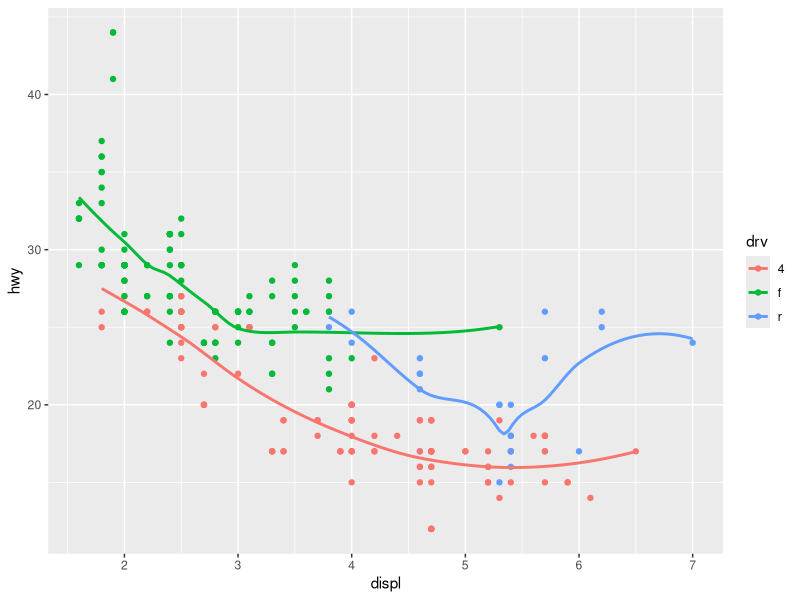
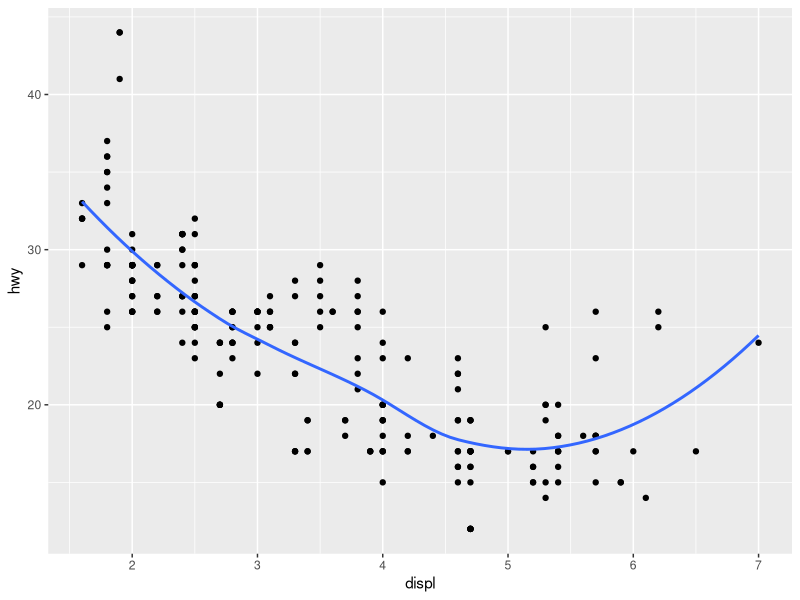
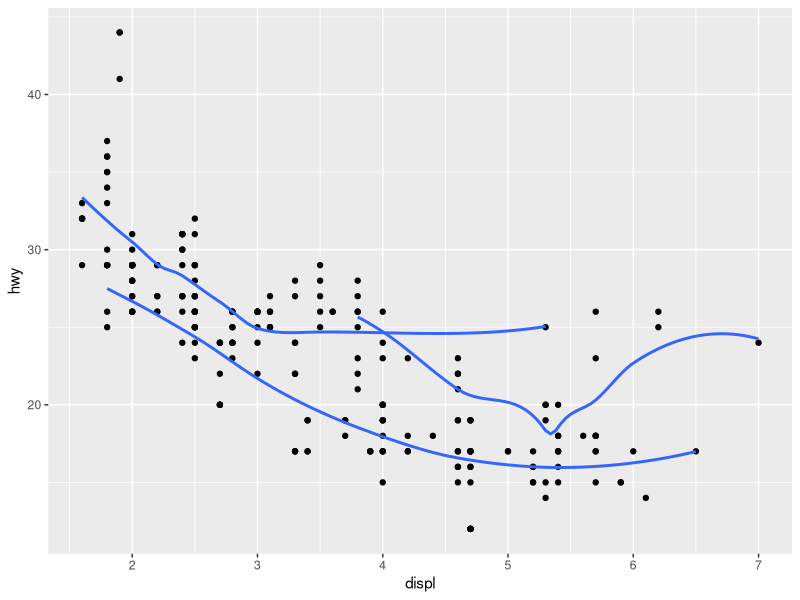
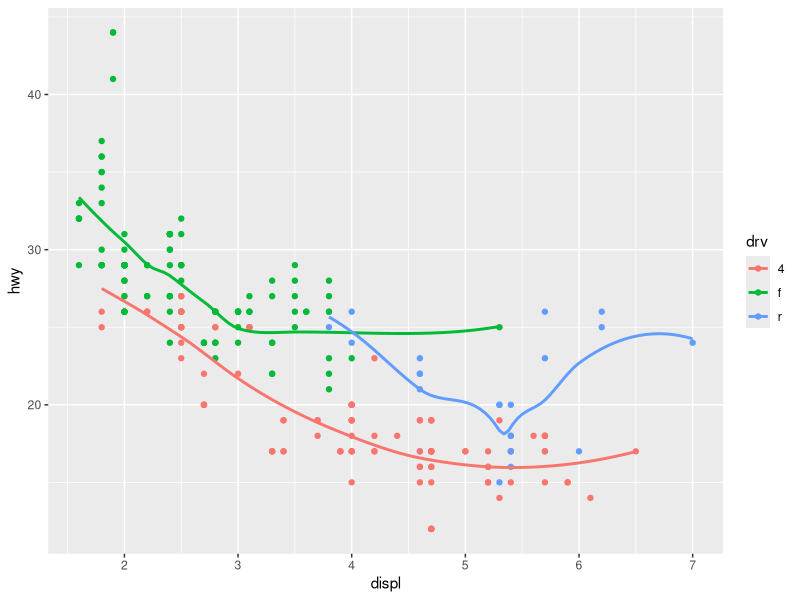
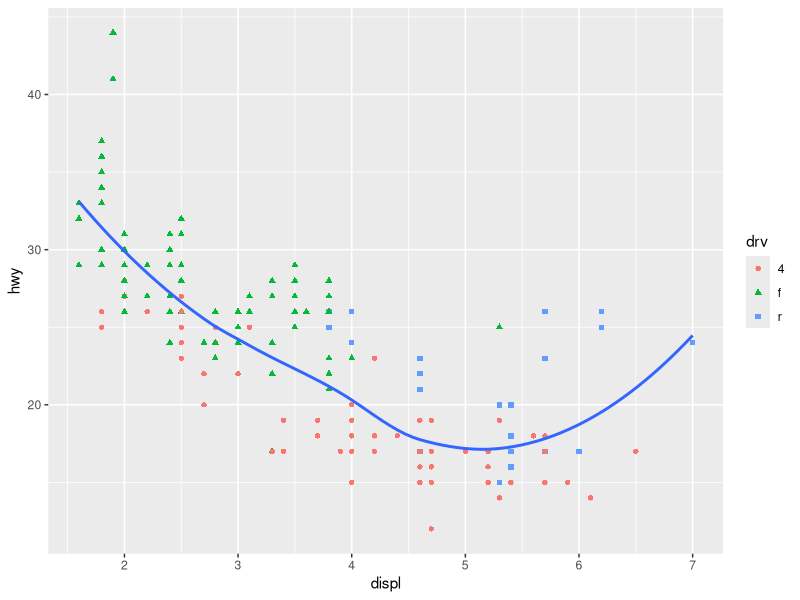
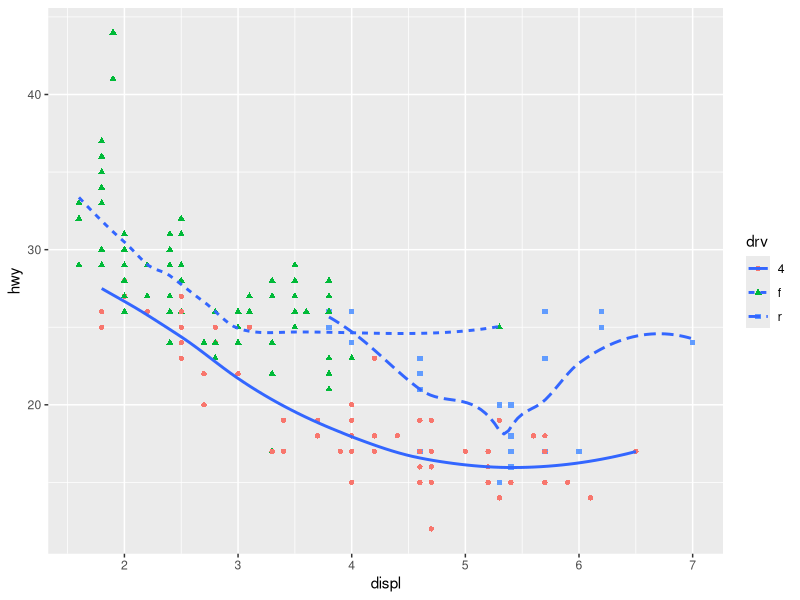
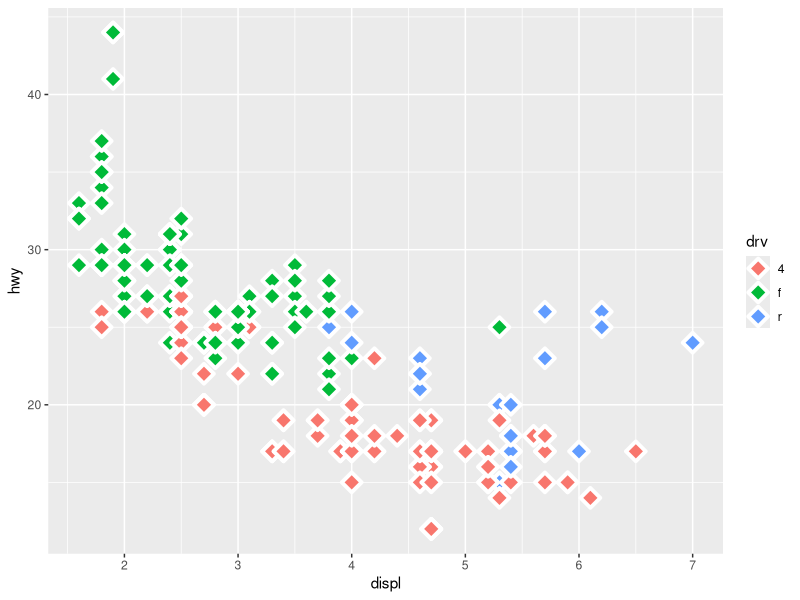

Write R code to recreate these figures, in order.

# Geometrías con ggplot2 ----

library(tidyverse)

## Preguntas de esta tarea:

# 1. Ejecuta este código en tu cabeza y predice el resultado. Luego ejecutalo 
# en R y comprueba tu hipótesis:
#   
  ggplot(data = mpg, mapping = aes(x=displ, y = hwy,color = drv)) +
  geom_point() +
  geom_smooth( se = F)

# RESPUESTA: En este gráfico aparecerá la nube de puntos entre las variables
# displ y hwy, distinguiendo cada punto por un color correspondiente a una clase
# de la variable drv. Además habrá una geometría smooth asociada a cada clase de drv,
# sin el intervalo de confianza.

# 2. Qué hace el parámetro show.legend = F? ¿Qué pasa si lo eliminamos?
# ¿Cuando lo añadirías y cuando lo quitarías?
#   
  
# RESPUESTA: El parámetro show.legend = F, fuerza a que no se represente
# la leyenda del gráfico. Se añadiría cuando la leyenda no nos aporta ninguna 
# información adicional, por ejemplo que solamente haya un color asociado a
  # la única clase de la variable. En cambio, se eliminaría show.legend = F
  #cuando sí necesitamos la leyenda para entender el gráfico.
  
  
# 3. ¿Qué hace el parámetro se de la función geom_smooth()? ¿Qué pasa si
# lo eliminamos? ¿Cuando lo añadirías y cuando lo quitarías?
  
# RESPUESTA: El parámetro "se" de la función geom_smooth representa o no 
  #el intervalo de confianza del ajuste. 

  
  
# 4. Describe qué hacen los dos siguientes gráficos y di si serán igual y
# diferente. Justifica tu respuesta.
# 
# ggplot(data = mpg, mapping = aes(x=displ, y = hwy)) + 
#   
#   geom_point() + 
#   geom_smooth()
# 
# ggplot(data = mpg) + 
#   geom_point(mapping = aes(x=displ, y = hwy)) + 
#   geom_smooth(mapping = aes(x=displ, y = hwy))


# RESPUESTA: Hacen exactamente lo mismo, sin embargo en el primer caso, la
  #estética está definida globalmente para todas las geometrías y en el segundo
  #caso las estéticas están definidas de manera local para cada una de las geometrías.
  
  
# 5. Reproduce el código de R que te genera el siguiente gráfico.

# RESPUESTA:
  
  ggplot(data = mpg, mapping = aes(x = displ, y = hwy)) +
    geom_point()+
    geom_smooth( se = F )
  
  
# 6. Reproduce el código de R que te genera el siguiente gráfico.
  
# RESPUESTA:
  
  ggplot(data = mpg, mapping = aes(x = displ, y = hwy)) +
    geom_point() +
    geom_smooth(se = F, mapping = aes(group = drv))
    
  
  
# 7. Reproduce el código de R que te genera el siguiente gráfico.
  
# RESPUESTA:
  
  ggplot(data = mpg, mapping = aes(x = displ, y = hwy, color = drv)) +
    geom_point() +
    geom_smooth(se = F)
  
  
  
# 8. Reproduce el código de R que te genera el siguiente gráfico.
  
# RESPUESTA:
  
  ggplot(data = mpg, mapping = aes(x = displ, y = hwy)) +
    geom_point( mapping = aes(color = drv, shape = drv)) +
    geom_smooth(se = F)
  
# 9. Reproduce el código de R que te genera el siguiente gráfico.
  
# RESPUESTA:
  
  ggplot(data = mpg, mapping = aes(x = displ, y = hwy)) +
    geom_point( mapping = aes(color = drv, shape = drv)) +
    geom_smooth(se = F, mapping = aes(linetype = drv))
  
# 10. Reproduce el código de R que te genera el siguiente gráfico.
  
# RESPUESTA:
  
  ggplot(data = mpg, mapping = aes(x = displ, y = hwy)) +
    geom_point( mapping = aes(fill = drv),
                shape = 23, stroke = 2, color = "white", size = 4) 
  
  
  